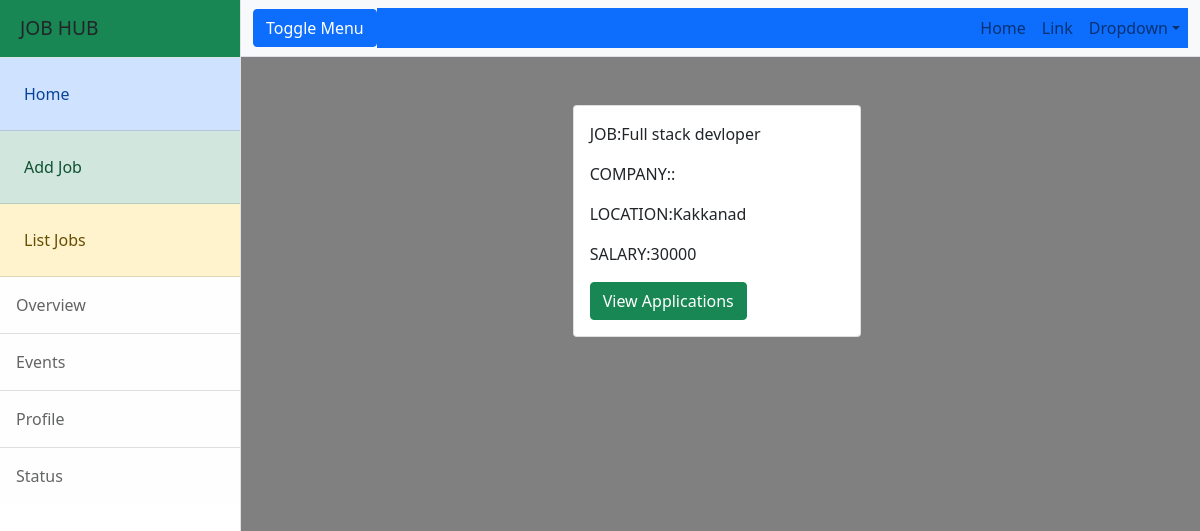
/employer/job/details/2, run on the app's committed database.
### employer/models.py (models this page shows)
class Jobs(models.Model):
    job_title=models.CharField(max_length=150)
    company=models.ForeignKey(User,on_delete=models.CASCADE,related_name="company")
    location=models.CharField(max_length=120)
    salary=models.PositiveIntegerField(null=True)
    experience=models.PositiveIntegerField(default=0)
    created_date=models.DateField(auto_now_add=True)
    last_date=models.DateField(null=True)
    active_status=models.BooleanField(default=True)
    job_description=models.TextField(null=True)
    def __str__(self):
        return self.job_title

### employer/views.py (the view)
# urls.py: path('job/details/<int:id>',views.JobDetailView.as_view(),name='job-details'),
class JobDetailView(DetailView):
    model = Jobs
    context_object_name = "jobs"
    template_name = "emp-detailjob.html"
    pk_url_kwarg = "id"

### employer/templates/emp-detailjob.html (shortened to what this page needs)
{%extends 'base.html'%}
{%block body_block%}
<div class="row mt-5">
    <div class="col-4"></div>
<div class="col-4">
<div class="card" style="width: 18rem;">
  <div class="card-body">
    <p class="card-text">
        JOB:{{jobs}}
    </p>
      <p>
          <stong>COMPANY:</stong>:{{jobs.company_name}}
      </p>
      <p>
          LOCATION:{{jobs.location}}
      </p>
      <p>
          SALARY:{{jobs.salary}}
      </p>
      <a href="{%url 'emp-app-list' jobs.id%} " class="btn btn-success">View Applications</a>
  </div>
</div></div>
<div class="col-4"></div>
</div>
{%endblock%}

### employer/static/css/desi.css (style rules this page uses)
body { background:grey; }

### data on the page
Jobs: job_title "Full stack devloper", location "Kakkanad", salary "30000"
